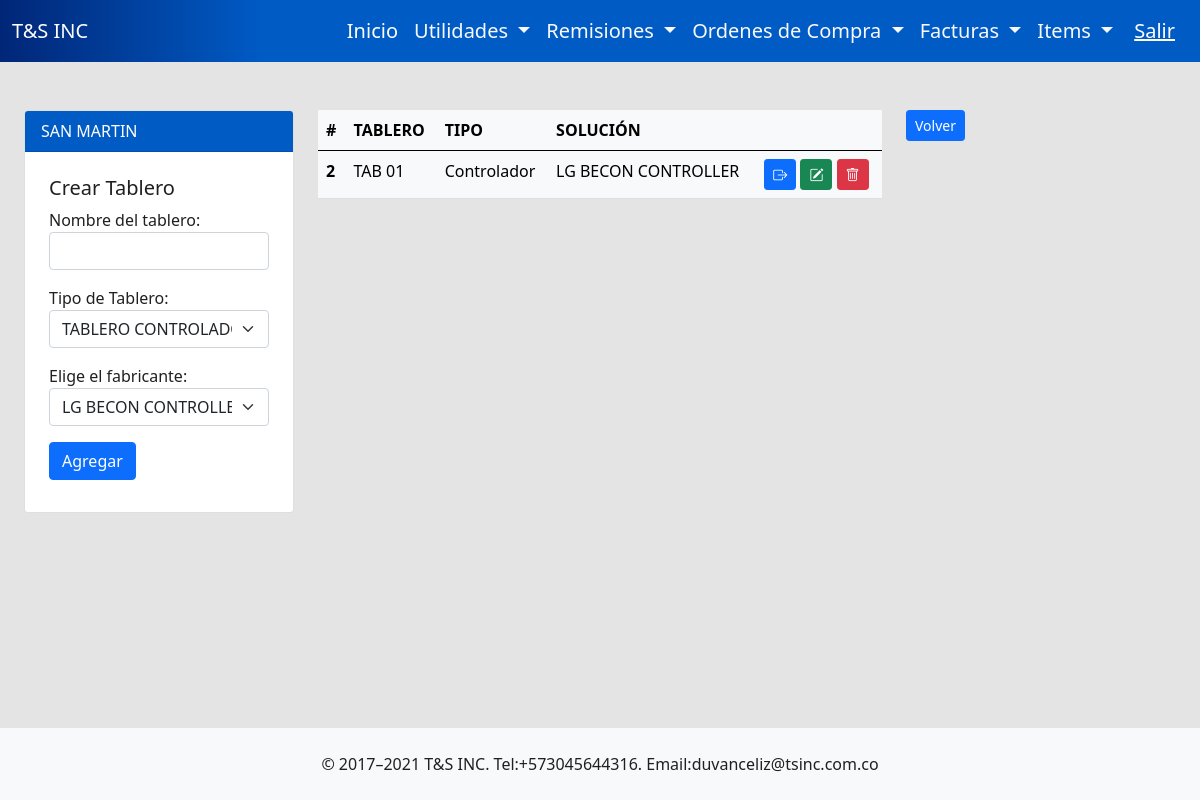
The page /project/tabs/13/ (signed in) on the database its author committed.
### tsinc/models.py (models this page shows, shortened)
class Project(models.Model):
    name = models.CharField(max_length=200, default=None)
    company_name = models.CharField(max_length=200, default=None)
    nit = models.CharField(max_length=200,null=True)
    asesor = models.CharField(max_length=200, default=None)
    verified = models.BooleanField(default=False)
    approved = models.BooleanField(default=False)
    progress = models.IntegerField(default=0)
    date = models.DateField(default=datetime.date.today)
    usersession = models.ForeignKey(User, on_delete=models.SET_NULL, null=True, blank=True)

class Tabs(models.Model):
    tab_name = models.CharField(max_length=200, default=None)
    controller = models.CharField(max_length=100, null=True)
    chest_type = models.BooleanField(default=True)
    project = models.ForeignKey(Project,on_delete=models.CASCADE, related_name='tabs', null=True, blank=True)

### tsinc/views.py (the view, shortened to what this page needs)
# urls.py: path('project/tabs/<int:id>/', views.tabs, name='tabs'),
@login_required
def tabs(request, id):
    if request.method == 'GET':
        project = Project.objects.get(id=id)
        tabs = project.tabs.all()
        return render(request,'tabs.html',{'tabs': tabs, 'form': CreateTab(), 'project':project})

### tsinc/forms.py
class CreateTab(forms.Form):
    tab_name = forms.CharField(label="Nombre del tablero",
                               max_length=200,
                               widget=forms.TextInput(attrs={'class': 'form-control'})
                               )
    OPCIONS_CHOICES_TAB = [
        (1, 'TABLERO CONTROLADOR'),
        (2, 'TABLERO SUPERVISOR'),
    ]
    OPCIONS_CHOICES_CONTROLLER = [
        ('LG BECON CONTROLLER', 'LG BECON CONTROLLER'),
        ('JCI FACILITY EXPLORER', 'JCI FACILITY EXPLORER'),
        ('JCI METASYS', 'JCI METASYS'),
    ]
    chest_type = forms.ChoiceField(label="Tipo de Tablero",
                                   choices=OPCIONS_CHOICES_TAB,
                                     widget=forms.Select(attrs={'class': 'form-select'})
                                   )
    controller = forms.ChoiceField(label="Elige el fabricante",
                                   choices=OPCIONS_CHOICES_CONTROLLER,
                                     widget=forms.Select(attrs={'class': 'form-select'})
                                   )

### tsinc/context_processors.py (called while the page is built)
def folder_tree(request):
    folders = Folder.objects.select_related('parent').order_by('parent_id', 'order')
    return {
        'folder_tree':folders
    }

def get_user(request):
    return {
        'user':request.user
    }

### tsinc/templates/tabs.html
{% extends 'layout.html' %} {% block body %}
<div class="container">
    <div class="row">
        <div class="col-md-3 mb-2">
          <div class="card">
            <div class="card-header text-white" style="background: #005bc5;">
              <span class="fs-6 fw_light">
                  {{project.name}}
              </span>
            </div>
            <div class="card-body p-4">
              <h5>Crear Tablero</h5>
              {% include 'components/form.html' %}
            </div>
          </div>
        </div>
      <div class="col-md-6">
        <div class="table-responsive">
        <table class="table table-hover table-light">
          <thead>
            <tr>
              <th scope="col">#</th>
              <th scope="col">TABLERO</th>
              <th scope="col">TIPO</th>
              <th scope="col">SOLUCIÓN</th>
              <th scope="col"></th>
            </tr>
          </thead>
          <tbody>
            <tr>
              {% for tab in tabs %}
                <th scope="row">{{tab.id}}</th>
              <td>{{tab.tab_name}}</td>
              {% if tab.chest_type %}
              <td>Controlador</td>
              {% else %}
              <td>Supervisor</td>
              {% endif %}
              <td>{{tab.controller}}</td>
              <td>
                <a class="btn btn-primary btn-sm" href="{% url 'create_page' tab.id %}" data-bs-toggle="tooltip" data-bs-placement="top" title="Entrar a las página"> <i class="bi bi-box-arrow-right"></i></a>
                <a class="btn btn-success btn-sm"  href="/edittab/?id={{tab.id}}" data-bs-toggle="tooltip" data-bs-placement="top" title="Editar parametros del tablero"><i class="bi bi-pencil-square"></i></a>
                <a class="btn btn-danger btn-sm" href="{% url 'delete_tab' tab.id %}" data-bs-toggle="tooltip" data-bs-placement="top" title="Borra el tablero" onclick="return verificar()"> <i class="bi bi-trash"></i> </a>
              </td>
            </tr>
            {%endfor%}
          </tbody>
        </table>
      </div>
      </div>
      <div class="col-md-3">
        <a href="{% url 'home'  %}" class=" btn btn-primary btn-sm">Volver</a>
      </div>
    </div>
  </div>
{% endblock %}

### tsinc/static/css/styles.css (style rules this page uses)
html, body { height: 100%; margin: 0; }

### rows shown on the page
Project: name "SAN MARTIN"
Tabs: id "2", tab_name "TAB 01", chest_type "Controlador", controller "LG BECON CONTROLLER"
